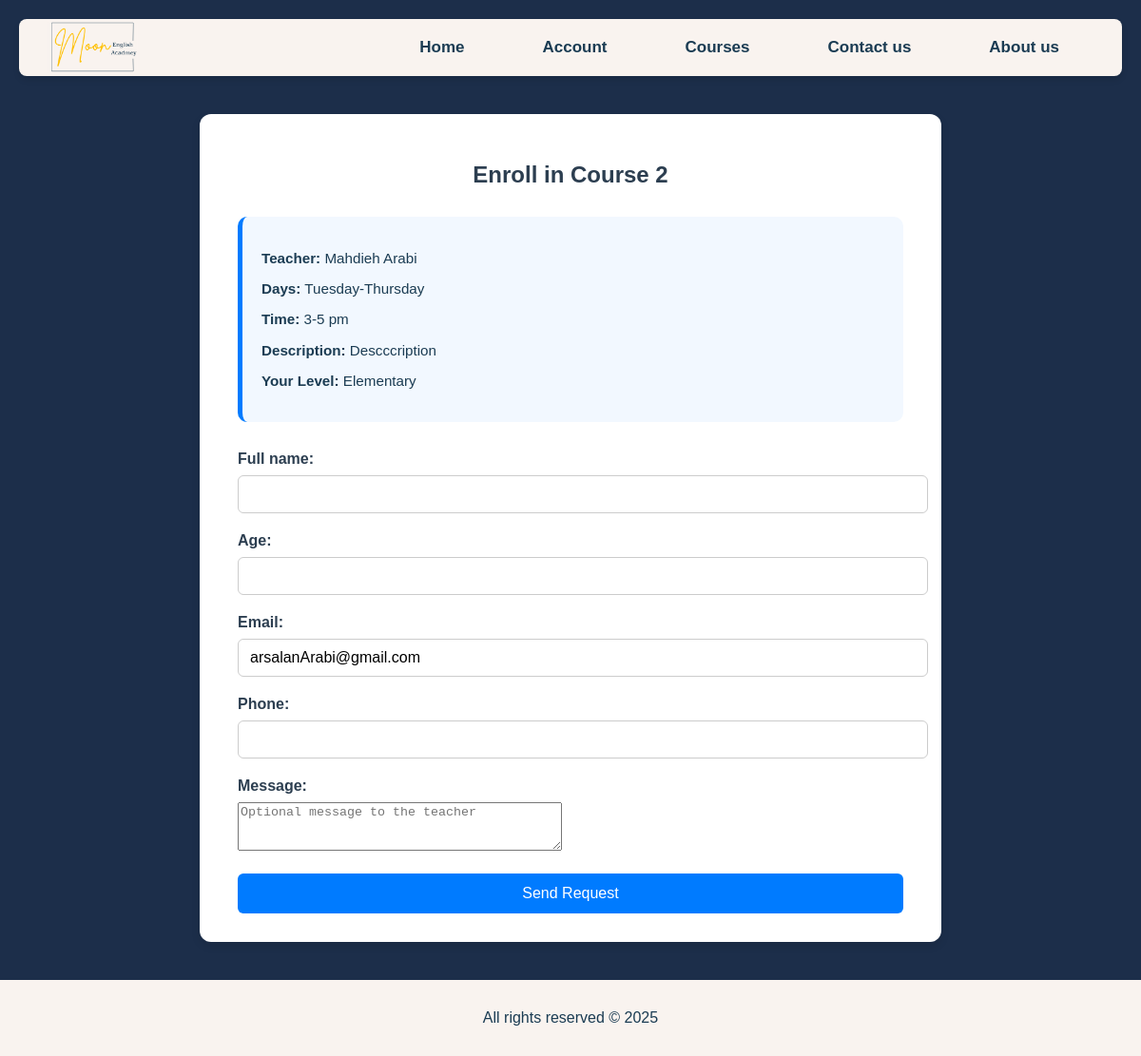
Page /courses/8/request/ (signed in) on the committed database.
### main/models.py (models this page shows, shortened)
class Course(models.Model):
    LEVEL_CHOICES = [
        ('Beginner', 'Beginner'),
        ('Elementary', 'Elementary'),
        ('Intermediate', 'Intermediate'),
        ('Upper Intermediate', 'Upper Intermediate'),
        ('Advanced', 'Advanced'),
    ]
    DAYS_CHOICES = [
        ('Monday-Wednesday', 'Monday-Wednesday'),
        ('Tuesday-Thursday', 'Tuesday-Thursday'),
        ('Only Fridays', 'Only Fridays'),
    ]
    TIME_CHOICES = [
        ('8-10 am', '8-10 am'),
        ('10-12 am', '10-12 am'),
        ('1-3 pm', '1-3 pm'),
        ('3-5 pm', '3-5 pm'),
        ('5-7 pm', '5-7 pm'),
        ('8-12 am', '8-12 am'),
    ]
    title = models.CharField(max_length=100)
    required_level = models.CharField(max_length=20, choices=LEVEL_CHOICES)
    description = models.TextField()
    class_days = models.CharField(max_length=100, choices=DAYS_CHOICES)
    class_time = models.CharField(max_length=50, choices=TIME_CHOICES)
    teacher = models.ForeignKey(User, on_delete=models.CASCADE, limit_choices_to={'user_type': 'teacher'})
    students = models.ManyToManyField(settings.AUTH_USER_MODEL, blank=True, related_name='enrolled_courses')
    join_link = models.URLField(default="#")
    start_date = models.DateField(default=timezone.now)

class CustomUser(AbstractUser):
    user_type = models.CharField(max_length=10, choices=USER_TYPE_CHOICES)
    level = models.CharField(max_length=30, choices=ENGLISH_LEVELS, blank=True, null=True)
    profile_image = models.ImageField(upload_to='profile_pics/', default='profile_pics/default.png', blank=True)
    rating = models.FloatField(default=0.0)

### main/views.py (the view)
# urls.py: path('courses/<int:course_id>/request/', views.send_enrollment_request, name='send_enrollment_request'),
@login_required
def send_enrollment_request(request, course_id):
    course = get_object_or_404(Course, id=course_id)
    if request.user.user_type != 'student':
        return redirect('home')
    if EnrollmentRequest.objects.filter(student=request.user, course=course).exists():
        return redirect('student_dashboard')
    if request.method == 'POST':
        form = EnrollmentRequestForm(request.POST)
        if form.is_valid():
            enrollment = form.save(commit=False)
            enrollment.student = request.user
            enrollment.course = course
            enrollment.save()
            return redirect('student_dashboard')
    else:
        form = EnrollmentRequestForm(initial={
            'email': request.user.email,
        })
    return render(request, 'send_enrollment_request.html', {
        'form': form,
        'course': course,
        'student_level': request.user.level
    })

### main/forms.py
class EnrollmentRequestForm(forms.ModelForm):
    class Meta:
        model = EnrollmentRequest
        fields = ['full_name', 'age', 'email', 'phone', 'message']
        widgets = {
            'message': forms.Textarea(attrs={'rows': 3, 'placeholder': 'Optional message to the teacher'}),
        }

### templates/send_enrollment_request.html (shortened to what this page needs)
{% extends 'base.html' %}
{% load static %}
{% block extra_css %}
<link rel="stylesheet" href="{% static 'css/enrollment_form.css' %}">
{% endblock %}
{% block content %}
<div class="enroll-container">
    <h2 class="form-title">Enroll in {{ course.title }}</h2>
    <div class="course-details">
        <p><strong>Teacher:</strong> {{ course.teacher.username }}</p>
        <p><strong>Days:</strong> {{ course.class_days }}</p>
        <p><strong>Time:</strong> {{ course.class_time }}</p>
        <p><strong>Description:</strong> {{ course.description }}</p>
        <p><strong>Your Level:</strong> {{ student_level }}</p>
    </div>
    <form method="post" class="enroll-form">
        {{ form.as_p }}
        <button type="submit" class="submit-btn">Send Request</button>
    </form>
</div>
{% endblock %}

### static/css/style.css (style rules this page uses)
body { font-family: Arial, sans-serif; background-color: #1c2e4a; color: #1B3C53; margin: 0; padding: 0; direction: ltr; text-align: left; position: relative; }

### static/css/enrollment_form.css (style rules this page uses)
.enroll-container { max-width: 700px; margin: 40px auto; padding: 30px 40px; background: #ffffff; border-radius: 12px; box-shadow: 0 4px 10px rgba(0, 0, 0, 0.1); }
.form-title { text-align: center; color: #2c3e50; margin-bottom: 30px; }
.course-details { background-color: #f2f8ff; padding: 20px; border-radius: 10px; margin-bottom: 30px; border-left: 5px solid #007bff; font-size: 0.95rem; }
.enroll-form p { margin-bottom: 20px; }
.enroll-form label { display: block; font-weight: 600; color: #2c3e50; margin-bottom: 8px; }
.enroll-form input { width: 100%; padding: 10px 12px; border: 1px solid #ccc; border-radius: 6px; font-size: 1rem; }
.submit-btn { background-color: #007bff; color: white; border: none; padding: 12px 20px; border-radius: 6px; font-size: 1rem; cursor: pointer; display: block; width: 100%; transition: background-color 0.3s ease; margin-top: 10px; }

### rows in the picture
Course: title "Course 2", teacher.username "Mahdieh Arabi", class_days "Tuesday-Thursday", class_time "3-5 pm", description "Descccription"
CustomUser: level "Elementary", email "arsalanArabi@gmail.com"
